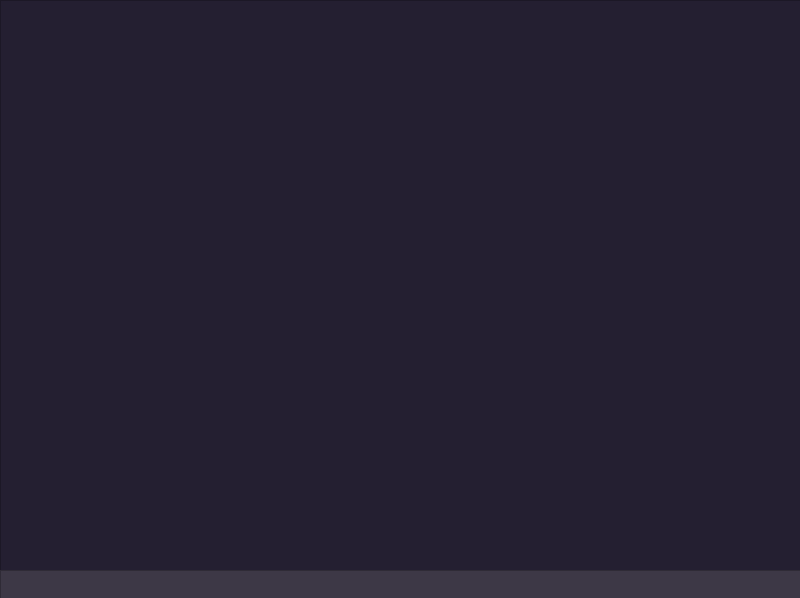
<?xml version="1.0" encoding="UTF-8"?>
<ui version="4.0">
 <class>MainWindow</class>
 <widget class="QMainWindow" name="MainWindow">
  <property name="geometry">
   <rect>
    <x>0</x>
    <y>0</y>
    <width>800</width>
    <height>598</height>
   </rect>
  </property>
  <property name="windowTitle">
   <string>MainWindow</string>
  </property>
  <widget class="QWidget" name="centralwidget">
   <widget class="QTextEdit" name="iTextEdit">
    <property name="geometry">
     <rect>
      <x>0</x>
      <y>0</y>
      <width>801</width>
      <height>601</height>
     </rect>
    </property>
    <property name="font">
     <font>
      <pointsize>15</pointsize>
      <bold>true</bold>
     </font>
    </property>
    <property name="styleSheet">
     <string notr="true">background-color: rgb(36, 31, 49);
color: rgb(255, 255, 255);</string>
    </property>
   </widget>
   <widget class="QPlainTextEdit" name="eTextEdit">
    <property name="geometry">
     <rect>
      <x>0</x>
      <y>570</y>
      <width>801</width>
      <height>31</height>
     </rect>
    </property>
    <property name="font">
     <font>
      <italic>true</italic>
     </font>
    </property>
    <property name="styleSheet">
     <string notr="true">background-color: rgb(61, 56, 70);
color: rgb(255, 255, 255);</string>
    </property>
   </widget>
  </widget>
 </widget>
 <resources/>
 <connections/>
</ui>
